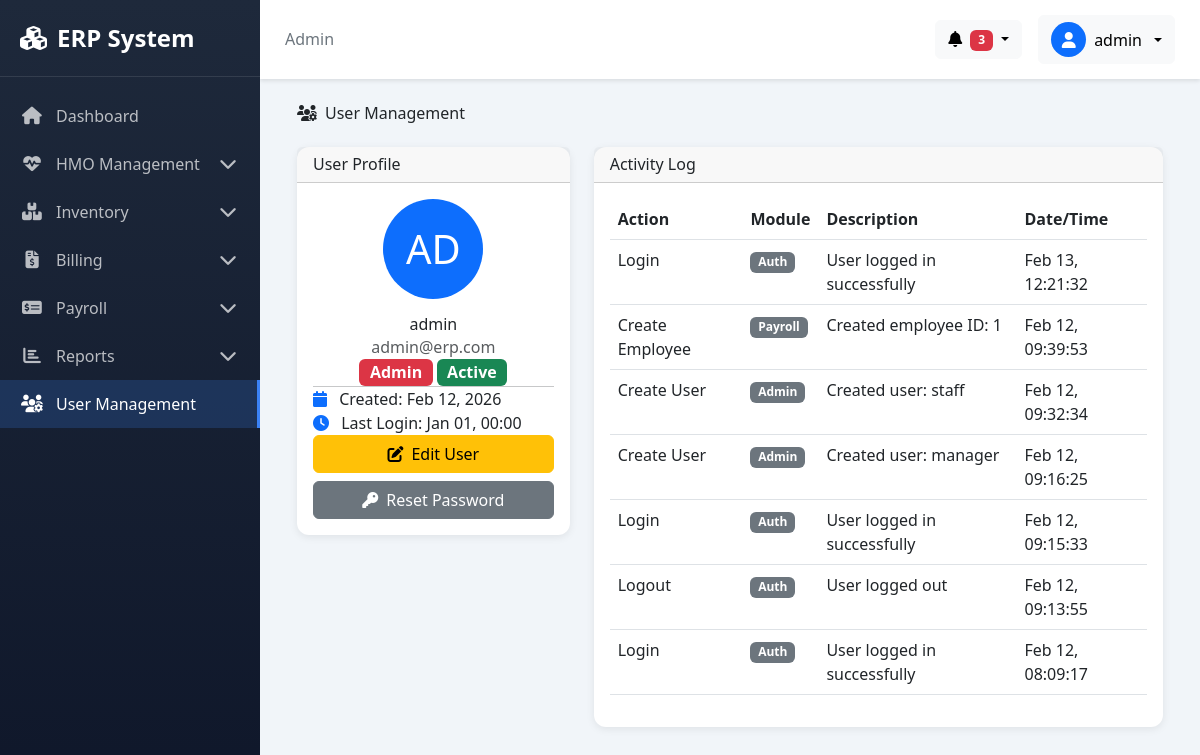
/modules/admin/users.php?action=view&id=2 (signed in), run on the app's committed database.
### tables this page shows
CREATE TABLE `users` (
  `id` int(11) NOT NULL,
  `username` varchar(50) NOT NULL,
  `email` varchar(100) NOT NULL,
  `password` varchar(255) NOT NULL,
  `role` enum('admin','manager','staff') DEFAULT 'staff',
  `status` enum('active','inactive') DEFAULT 'active',
  `created_at` timestamp NOT NULL DEFAULT current_timestamp(),
  `updated_at` timestamp NOT NULL DEFAULT current_timestamp() ON UPDATE current_timestamp()
);

CREATE TABLE `activity_logs` (
  `id` int(11) NOT NULL,
  `user_id` int(11) DEFAULT NULL,
  `action` varchar(100) NOT NULL,
  `module` varchar(50) NOT NULL,
  `description` text DEFAULT NULL,
  `ip_address` varchar(45) DEFAULT NULL,
  `created_at` timestamp NOT NULL DEFAULT current_timestamp()
);

### modules/admin/users.php (the view, shortened to what the rows shown need)
<?php
require_once '../../includes/database.php';
$action = $_GET['action'] ?? 'list';
$users = fetchAll("SELECT id, username, email, role, status, created_at,
                   (SELECT MAX(created_at) FROM activity_logs WHERE user_id = users.id) as last_login
                   FROM users ORDER BY created_at DESC");
require_once '../../includes/header.php';
?>
<div class="container-fluid">
    <div class="d-flex justify-content-between align-items-center mb-4">
        <h2><i class="fas fa-users-cog me-2"></i>User Management</h2>
    </div>
    <?php if ($action === 'list'): ?>
    <div class="row mb-4">
        <div class="col-md-3 mb-3">
            <div class="stat-card">
                <div class="stat-icon blue">
                    <i class="fas fa-users"></i>
                </div>
                <div>
                    <h6 class="text-muted mb-1">Total Users</h6>
                    <h3 class="mb-0"><?php echo count($users); ?></h3>
                </div>
            </div>
        </div>
        <div class="col-md-3 mb-3">
            <div class="stat-card">
                <div class="stat-icon green">
                    <i class="fas fa-user-check"></i>
                </div>
                <div>
                    <h6 class="text-muted mb-1">Active Users</h6>
                    <h3 class="mb-0"><?php echo count(array_filter($users, fn($u) => $u['status'] === 'active')); ?></h3>
                </div>
            </div>
        </div>
        <div class="col-md-3 mb-3">
            <div class="stat-card">
                <div class="stat-icon orange">
                    <i class="fas fa-user-shield"></i>
                </div>
                <div>
                    <h6 class="text-muted mb-1">Admin Users</h6>
                    <h3 class="mb-0"><?php echo count(array_filter($users, fn($u) => $u['role'] === 'admin')); ?></h3>
                </div>
            </div>
        </div>
        <div class="col-md-3 mb-3">
            <div class="stat-card">
                <div class="stat-icon red">
                    <i class="fas fa-user-times"></i>
                </div>
                <div>
                    <h6 class="text-muted mb-1">Inactive Users</h6>
                    <h3 class="mb-0"><?php echo count(array_filter($users, fn($u) => $u['status'] === 'inactive')); ?></h3>
                </div>
            </div>
        </div>
    </div>
    <div class="card">
        <div class="card-body">
            <div class="table-responsive">
                <table class="table table-hover datatable">
                    <thead>
                        <tr>
                            <th>Username</th>
                            <th>Email</th>
                            <th>Role</th>
                            <th>Status</th>
                            <th>Last Login</th>
                            <th>Created</th>
                            <th>Actions</th>
                        </tr>
                    </thead>
                    <tbody>
                        <?php foreach ($users as $u): ?>
                        <tr>
                            <td>
                                <div class="d-flex align-items-center">
                                    <div class="bg-primary text-white rounded-circle d-flex align-items-center justify-content-center me-2" style="width: 35px; height: 35px; font-size: 12px;">
                                        <?php echo strtoupper(substr($u['username'], 0, 2)); ?>
                                    </div>
                                    <strong><?php echo $u['username']; ?></strong>
                                </div>
                            </td>
                            <td><?php echo $u['email']; ?></td>
                            <td>
                                <span class="badge bg-<?php echo $u['role'] === 'admin' ? 'danger' : ($u['role'] === 'manager' ? 'warning' : 'info'); ?>">
                                    <?php echo ucfirst($u['role']); ?>
                                </span>
                            </td>
                            <td>
                                <span class="badge bg-<?php echo $u['status'] === 'active' ? 'success' : 'secondary'; ?>">
                                    <?php echo ucfirst($u['status']); ?>
                                </span>
                            </td>
                            <td><?php echo $u['last_login'] ? date('M d, H:i', strtotime($u['last_login'])) : 'Never'; ?></td>
                            <td><?php echo formatDate($u['created_at']); ?></td>
                            <td>
                                <a href="?action=view&id=<?php echo $u['id']; ?>" class="btn btn-sm btn-info" title="View">
                                    <i class="fas fa-eye"></i>
                                </a>
                                <a href="?action=edit&id=<?php echo $u['id']; ?>" class="btn btn-sm btn-warning" title="Edit">
                                    <i class="fas fa-edit"></i>
                                </a>
                                <a href="?action=reset_password&id=<?php echo $u['id']; ?>" class="btn btn-sm btn-secondary" title="Reset Password" onclick="showPasswordReset(<?php echo $u['id']; ?>, '<?php echo $u['username']; ?>'); return false;">
                                    <i class="fas fa-key"></i>
                                </a>
                                <?php if ($u['id'] != $_SESSION['user_id']): ?>
                                <a href="?action=delete&id=<?php echo $u['id']; ?>" class="btn btn-sm btn-danger" title="Delete" onclick="return confirmDelete()">
                                    <i class="fas fa-trash"></i>
                                </a>
                                <?php endif; ?>
                            </td>
                        </tr>
                        <?php endforeach; ?>
                    </tbody>
                </table>
            </div>
        </div>
    </div>
    <?php elseif ($action === 'view' && $user): ?>
    <div class="row">
        <div class="col-md-4">
            <div class="card">
                <div class="card-header">
                    <h5 class="mb-0">User Profile</h5>
                </div>
                <div class="card-body text-center">
                    <div class="bg-primary text-white rounded-circle d-inline-flex align-items-center justify-content-center mb-3" style="width: 100px; height: 100px; font-size: 2.5rem;">
                        <?php echo strtoupper(substr($user['username'], 0, 2)); ?>
                    </div>
                    <h4><?php echo $user['username']; ?></h4>
                    <p class="text-muted"><?php echo $user['email']; ?></p>
                    <span class="badge bg-<?php echo $user['role'] === 'admin' ? 'danger' : ($user['role'] === 'manager' ? 'warning' : 'info'); ?> fs-6">
                        <?php echo ucfirst($user['role']); ?>
                    </span>
                    <span class="badge bg-<?php echo $user['status'] === 'active' ? 'success' : 'secondary'; ?> fs-6">
                        <?php echo ucfirst($user['status']); ?>
                    </span>
                    <hr>
                    <div class="text-start">
                        <p><i class="fas fa-calendar me-2 text-primary"></i> Created: <?php echo formatDate($user['created_at']); ?></p>
                        <p><i class="fas fa-clock me-2 text-primary"></i> Last Login: <?php echo date('M d, H:i', strtotime($user['last_login'] ?? '1970-01-01')); ?></p>
                    </div>
                    <div class="d-grid gap-2">
                        <a href="?action=edit&id=<?php echo $user['id']; ?>" class="btn btn-warning">
                            <i class="fas fa-edit me-2"></i>Edit User
                        </a>
                        <a href="#" class="btn btn-secondary" onclick="showPasswordReset(<?php echo $user['id']; ?>, '<?php echo $user['username']; ?>'); return false;">
                            <i class="fas fa-key me-2"></i>Reset Password
                        </a>
                    </div>
                </div>
            </div>
        </div>
        <div class="col-md-8">
            <div class="card">
                <div class="card-header">
                    <h5 class="mb-0">Activity Log</h5>
                </div>
                <div class="card-body">
                    <?php
                    $activities = fetchAll("SELECT action, module, description, created_at
                        FROM activity_logs
                        WHERE user_id = ?
                        ORDER BY created_at DESC
                        LIMIT 50", [$user['id']]);
                    if ($activities):
                    ?>
                    <div class="table-responsive">
                        <table class="table table-hover">
                            <thead>
                                <tr>
                                    <th>Action</th>
                                    <th>Module</th>
                                    <th>Description</th>
                                    <th>Date/Time</th>
                                </tr>
                            </thead>
                            <tbody>
                                <?php foreach ($activities as $activity): ?>
                                <tr>
                                    <td><?php echo $activity['action']; ?></td>
                                    <td><span class="badge bg-secondary"><?php echo ucfirst($activity['module']); ?></span></td>
                                    <td><?php echo $activity['description'] ?: '-'; ?></td>
                                    <td><?php echo date('M d, H:i:s', strtotime($activity['created_at'])); ?></td>
                                </tr>
                                <?php endforeach; ?>
                            </tbody>
                        </table>
                    </div>
                    <?php else: ?>
                    <p class="text-muted">No activity recorded for this user.</p>
                    <?php endif; ?>
                </div>
            </div>
        </div>
    </div>
    <?php endif; ?>
</div>
<?php require_once '../../includes/footer.php'; ?>

### includes/header.php (shortened to what the rows shown need)
<?php
require_once __DIR__ . '/database.php';
$user = fetchOne("SELECT * FROM users WHERE id = ?", [$_SESSION['user_id']]);
?>
<!DOCTYPE html>
<html lang="en">
<head>
    <link href="https://cdn.jsdelivr.net/npm/bootstrap@5.3.0/dist/css/bootstrap.min.css" rel="stylesheet">
    <script src="https://cdn.tailwindcss.com"></script>
    <link rel="stylesheet" href="https://cdnjs.cloudflare.com/ajax/libs/font-awesome/6.4.0/css/all.min.css">
    <link rel="stylesheet" href="https://cdn.datatables.net/1.13.6/css/dataTables.bootstrap5.min.css">
</head>
<body>
    <main class="main-content">
        <header class="topbar">
            <div class="d-flex align-items-center gap-3">
                <div class="dropdown">
                    <button class="btn btn-light dropdown-toggle d-flex align-items-center gap-2" type="button" data-bs-toggle="dropdown">
                        <div class="bg-primary text-white rounded-circle d-flex align-items-center justify-content-center" style="width: 35px; height: 35px;">
                            <i class="fas fa-user"></i>
                        </div>
                        <span class="d-none d-md-inline"><?php echo $user['username']; ?></span>
                    </button>
                </div>
            </div>
        </header>
        <div class="content-wrapper">

### data on the page
users: username "admin", username "AD", email "admin@erp.com", role "Admin", status "Active", created_at "Feb 12, 2026"
activity_logs: action "Login", module "Auth", description "User logged in successfully", created_at "Feb 13, 12:21:32"
activity_logs: action "Create Employee", module "Payroll", description "Created employee ID: 1", created_at "Feb 12, 09:39:53"
activity_logs: action "Create User", module "Admin", description "Created user: staff", created_at "Feb 12, 09:32:34"
activity_logs: action "Create User", module "Admin", description "Created user: manager", created_at "Feb 12, 09:16:25"
activity_logs: action "Login", module "Auth", description "User logged in successfully", created_at "Feb 12, 09:15:33"
activity_logs: action "Logout", module "Auth", description "User logged out", created_at "Feb 12, 09:13:55"
activity_logs: action "Login", module "Auth", description "User logged in successfully", created_at "Feb 12, 08:09:17"

### other printed values
$currentModule "Admin"
date('M d, H:i', strtotime($user['last_login'] ?? '1970-01-01')) "Jan 01, 00:00"
